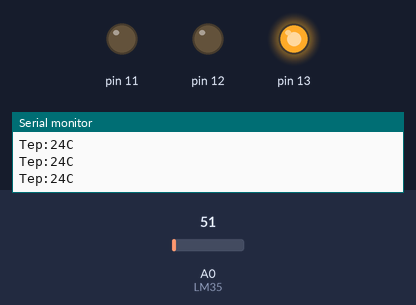
Bench run of a sketch on a simulated Arduino Uno, built with avr-gcc and run on an emulated ATmega328P. On the bench: output pins drawn as LEDs (lit = HIGH), the last lines printed to the serial monitor. Inputs (shaded band) come from the test bench; at power-on: A0 (LM35) = 51.

Above: at 1.2 s.
1.3 s: A0 (LM35) set to 58
At 2.1 s:
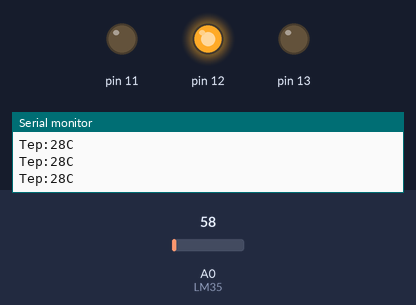
2.8 s: A0 (LM35) set to 71
At 3.1 s:
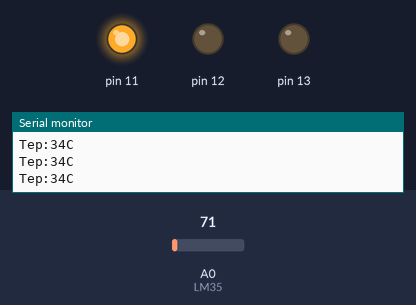
4.3 s: A0 (LM35) set to 61
At 5.4 s:
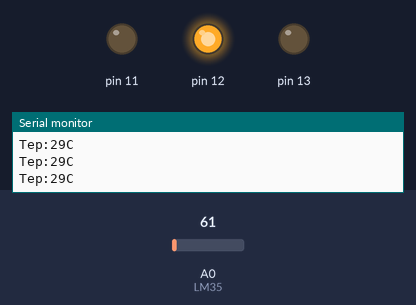
5.8 s: A0 (LM35) set to 86
At 6.4 s:
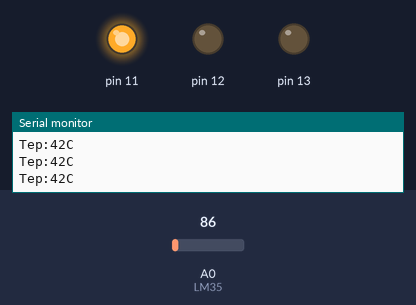
Timing chart, 0 to 8.8 s (numbered marks = the images above; inputs shaded):
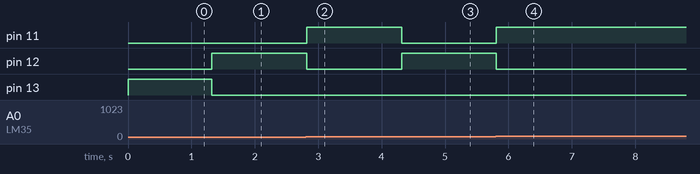

The sketch:

Project_12_Analog_Temperature__Thermistor_.ino
```cpp
/*
keyestudio Maker learning kit
Project 13
A Cup with Temperature Indicator
http//www.keyestudio.com
*/
void setup() {
Serial.begin(9600);
  pinMode(13, OUTPUT);
  pinMode(12, OUTPUT);
  pinMode(11, OUTPUT);
}
void loop() {
  int vol = analogRead(A0) * (5.0 / 1023.0*100);   // read temperature value of LM35
Serial.print("Tep:");
 Serial.print(vol);
 Serial.println("C");
if (vol<28)                     // low temperature area and LED setup
{
  digitalWrite(13, HIGH);
  digitalWrite(12, LOW);
  digitalWrite(11, LOW);
}
else if (vol>=28 && vol<=30)
 {
   digitalWrite(13, LOW);

  digitalWrite(12, HIGH);
  digitalWrite(11, LOW);
}
else if (vol>30)                               //  low temperature area and LED setup

{
   digitalWrite(13, LOW);
  digitalWrite(12, LOW);
  digitalWrite(11, HIGH);
}
 }
```

Measured:
- the behaviour switches between 57 and 58 on A0 (LM35) (found by bisection; images 0 and 1)
- after the input at 1.3 s, pin 12: LOW → HIGH at once; pin 13: HIGH → LOW at once
- after the input at 2.8 s, pin 11: LOW → HIGH at once; pin 12: HIGH → LOW at once
- after the input at 4.3 s, pin 11: HIGH → LOW at once; pin 12: LOW → HIGH at once
- after the input at 5.8 s, pin 11: LOW → HIGH at once; pin 12: HIGH → LOW at once
